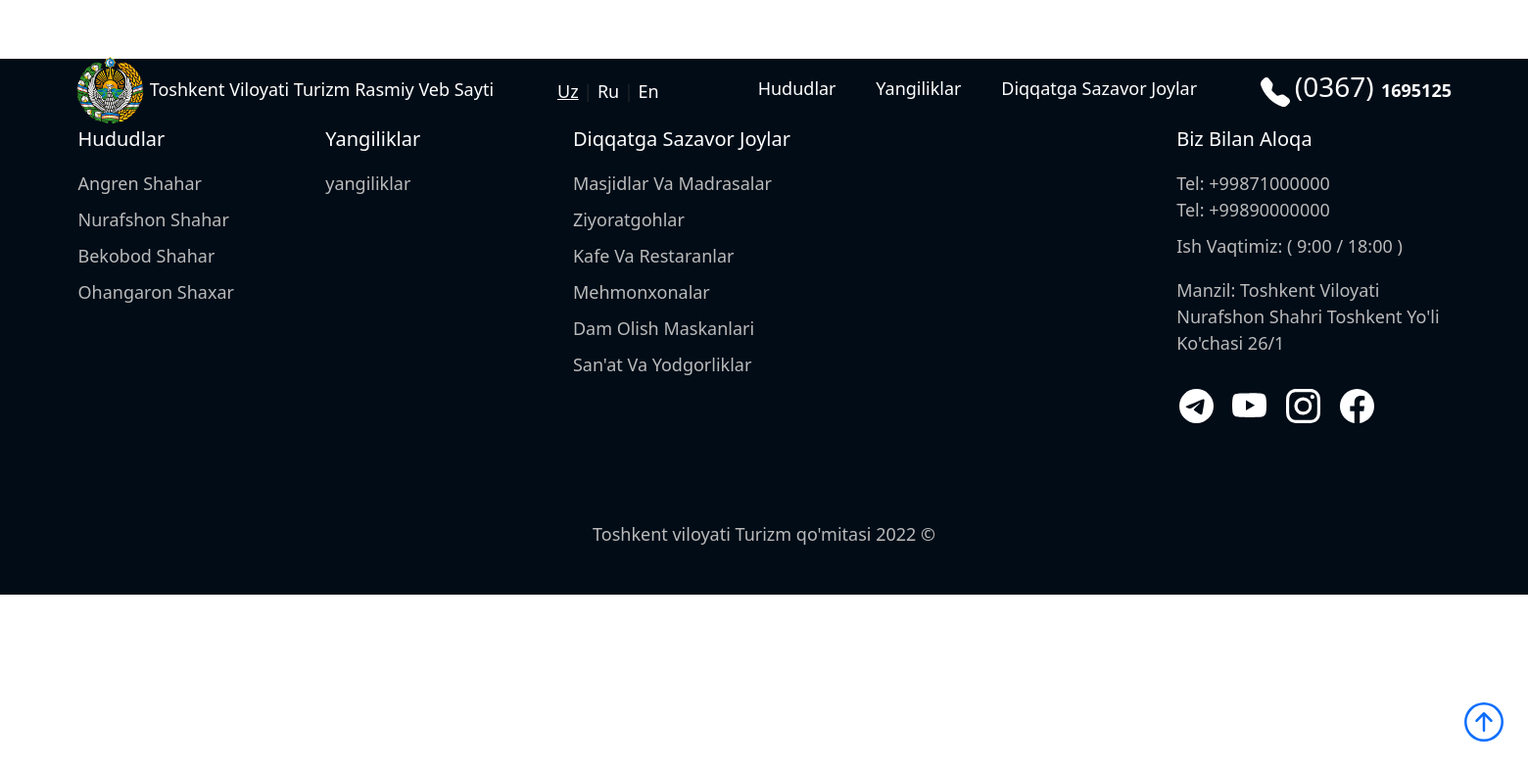
Page /uz/all/ on the committed database.
### main/models.py (models this page shows, shortened)
class AutoDate(M):
    uz_name = m.CharField(max_length=l)
    ru_name = m.CharField(max_length=l, null=True, blank=True)
    en_name = m.CharField(max_length=l, null=True, blank=True)
    add_time = m.DateTimeField(auto_now_add=True)
    post_view = m.IntegerField(default=0, null=True, blank=True)

class WebSiteName(AutoDate):
    logo = ResizedImageField(size=[1920, 1080],upload_to='logo/', default='default/logo.png')
    """ NavBardagi web site nomi """

class AutoDate(M):
    uz_name = m.CharField(max_length=l)
    ru_name = m.CharField(max_length=l, null=True, blank=True)
    en_name = m.CharField(max_length=l, null=True, blank=True)
    add_time = m.DateTimeField(auto_now_add=True)
    post_view = m.IntegerField(default=0, null=True, blank=True)

class NavbarName(M):
    uz_name = m.CharField(max_length=l)
    ru_name = m.CharField(max_length=l, null=True, blank=True)
    en_name = m.CharField(max_length=l, null=True, blank=True)
    navbar_img = ResizedImageField(size=[1920, 1080], upload_to="navbarname/", null=True, blank=True)
    slug = m.SlugField(max_length=l, unique=True)
    add_time = m.DateTimeField(auto_now_add=True)

class Post(M):
    author = m.ForeignKey(CustomUser, on_delete=m.SET_NULL, null=True, blank=True)
    navbaritem = m.ForeignKey(NavbarItems, on_delete=m.SET_NULL, null=True, blank=True)
    post_img = ResizedImageField(size=[1920, 1080],upload_to='posts/')
    uz_title = m.CharField(max_length=l)
    ru_title = m.CharField(max_length=l, null=True, blank=True)
    en_title = m.CharField(max_length=l, null=True, blank=True)
    uz_description = m.CharField(max_length=100)
    ru_description= m.CharField(max_length=l, null=True, blank=True)
    en_description= m.CharField(max_length=l, null=True, blank=True)
    uz_post = RichTextUploadingField()
    ru_post = RichTextUploadingField(null=True, blank=True)
    en_post = RichTextUploadingField(null=True, blank=True)
    slug = m.SlugField(max_length=l, unique=True)
    post_view = m.IntegerField(default=0, null=True, blank=True)
    add_time = m.DateTimeField(auto_now_add=True)

class Hududlar(Post):
    navbar = m.ForeignKey(NavbarName,on_delete=m.SET_NULL, null=True, blank=True)

class Post(M):
    author = m.ForeignKey(CustomUser, on_delete=m.SET_NULL, null=True, blank=True)
    navbaritem = m.ForeignKey(NavbarItems, on_delete=m.SET_NULL, null=True, blank=True)
    post_img = ResizedImageField(size=[1920, 1080],upload_to='posts/')
    uz_title = m.CharField(max_length=l)
    ru_title = m.CharField(max_length=l, null=True, blank=True)
    en_title = m.CharField(max_length=l, null=True, blank=True)
    uz_description = m.CharField(max_length=100)
    ru_description= m.CharField(max_length=l, null=True, blank=True)
    en_description= m.CharField(max_length=l, null=True, blank=True)
    uz_post = RichTextUploadingField()
    ru_post = RichTextUploadingField(null=True, blank=True)
    en_post = RichTextUploadingField(null=True, blank=True)
    slug = m.SlugField(max_length=l, unique=True)
    post_view = m.IntegerField(default=0, null=True, blank=True)
    add_time = m.DateTimeField(auto_now_add=True)

class NavbarItems(AutoDate):
    navbar = m.ForeignKey(NavbarName, on_delete=m.CASCADE)
    navbar_img = ResizedImageField(size=[1920, 1080], upload_to='navbaritems/', null=True, blank=True)
    slug = m.SlugField(max_length=l, unique=True)

### main/views.py (the view)
# urls.py: path('all/', testAll),
def testAll(request):
    return render(request, 'pages/templateall.htm')

### templates/pages/templateall.htm (shortened to what this page needs)
{% extends '../base.htm' %}
{% load static %}
{% block content %}
        {% include "../widgets/navbar.htm" %}
    {% if '/ru/' in request.path %}
        {% include "../basesections/footer_ru.htm" %}
    {% else %}
        {% include "../basesections/footer.htm" %}
    {% endif %}
{% endblock content %}

### templates/widgets/navbar.htm (shortened to what this page needs)
{% load static %}
{% if '/ru/' in request.path %}
    <nav class="nav-head">
        <div class="marquee"><span>Veb sayt test rejimida ishlamoqda!</span></div>
        <div class="nav-in">
            <div class="brand">
                <a href="/"><img src="{{ web_name.logo.url }}" width="70" alt=""></a>
                <span><a href="/">{{ web_name.ru_name | title }}</a></span>
            </div>
            <div class="lang">
                <a id="lang_uz" href="" >Uz</a> |
                <a id="lang_ru" href="" class="a-hover">Ru</a> |
                <a id="lang_en" href="">En</a>
            </div>
            <div class="navigate">
                <ul>
                    <li>
                        <a href="" id="hudud">{{ nav0.ru_name | title }}</a>
                        <ol id="area">
                            {% for uz in arealist %}
                                <li><a href="{% url 'ru:areadetail' slug=uz.slug %}">{{ uz.ru_title | title }}</a></li>
                            {% endfor %}
                        </ol>
                    </li>
                </ul>
                <ul>
                    <li>
                        <a href="{% url 'ru:newslist' %}">{{ nav1.ru_name | title }}</a>
                    </li>
                </ul>
                <ul>
                    <li>
                        <a href="#" id="space">{{ nav2.ru_name | title }}</a>
                        <ol id="spaces">
                            {% for uz in navbaritems %}
                                <li><a href="{% url 'ru:poststype' slug=uz.slug %}">{{ uz.ru_name | title }}</a></li>
                            {% endfor %}
                        </ol>
                    </li>
                </ul>
            </div>
            <div class="contact">
                <span id="phone-icon">
                    <svg xmlns="http://www.w3.org/2000/svg" width="35" height="35" fill="currentColor" class="bi bi-telephone-fill" viewBox="0 0 16 16">
                        <path fill-rule="evenodd" d="M1.885.511a1.745 1.745 0 0 1 2.61.163L6.29 2.98c.329.423.445.974.315 1.494l-.547 2.19a.678.678 0 0 0 .178.643l2.457 2.457a.678.678 0 0 0 .644.178l2.189-.547a1.745 1.745 0 0 1 1.494.315l2.306 1.794c.829.645.905 1.87.163 2.611l-1.034 1.034c-.74.74-1.846 1.065-2.877.702a18.634 18.634 0 0 1-7.01-4.42 18.634 18.634 0 0 1-4.42-7.009c-.362-1.03-.037-2.137.703-2.877L1.885.511z"/>
                    </svg>
                </span>
                <span id="phone-number">(0367) <b>1695125</b> </span>
            </div>
        </div>
    </nav>
{% else %}
    <nav class="nav-head">
        <div class="nav-in">
            <div class="brand">
                <a href="/"><img src="{{ web_name.logo.url }}" width="70" alt=""></a>
                <span><a href="/">{{ web_name.uz_name | title }}</a></span>
            </div>
            <div class="lang">
                <a id="lang_uz" href="" class="a-hover">Uz</a> |
                <a id="lang_ru" href="">Ru</a> |
                <a id="lang_en" href="">En</a>
            </div>
            <div class="navigate">
                <ul>
                    <li>
                        <a href="" id="hudud">{{ nav0.uz_name | title }}</a>
                    </li>
                </ul>
                <ul>
                    <li>
                        <a href="{% url 'newslist' %}">{{ nav1.uz_name | title }}</a>
                    </li>
                </ul>
                <ul>
                    <li>
                        <a href="#" id="space">{{ nav2.uz_name | title }}</a>
                    </li>
                </ul>
            </div>
            <div class="contact">
                <span id="phone-icon">
                </span>
                <span id="phone-number">(0367) <b>1695125</b> </span>
            </div>
        </div>
    </nav>
{% endif %}

### templates/basesections/footer.htm (shortened to what this page needs)
{% load static %}
{% if '/en/' in request.path %}
    <footer>
        <div id="footer_main">
            <div class="sitemap">
                <div class="row">
                    <div class="footer-col">
                        <h3>{{ nav0.en_name | title }}</h3>
                        <ul>
                            {% for en in arealist %}
                                <li><a href="{% url 'areadetail' slug=en.slug %}">{{ en.en_title | title }}</a></li>
                            {% endfor %}
                        </ul>
                    </div>
                    <div class="footer-col">
                        <h3>{{ nav1.en_name | title }}</h3>
                        <li>
                            <a href="{% url 'newslist' %}" class="nw">{{ nav1.en_name }}</a>
                        </li>
                    </div>
                    <div class="footer-col">
                        <h3>{{ nav2.en_name | title }}</h3>
                        <ul>
                            {% for en in navbaritems %}
                                <li><a href="{% url 'poststype' slug=en.slug %}">{{ en.en_name }}</a></li>
                            {% endfor %}
                        </ul>
                    </div>
                </div>
                <div class="aboutsite">
                    <h3>Contact Us</h3>
                    <div class="text-footer">
                        <span>Phone: +99871000000</span>
                        <br/>
                        <span>Phone: +99890000000</span>
                        <p>Our working hours: ( 9:00 / 18:00 )</p>
                        <p>Address: Toshkent region Nurafshon City "Toshkent yo'li" street 26/1</p>
                    </div>
                    <div></div>
                    <div class="social-links">
                        <a href="#">
                            <svg xmlns="http://www.w3.org/2000/svg" width="35" height="35" fill="currentColor" class="bi bi-telegram" viewBox="0 0 16 16">
                            <path d="M16 8A8 8 0 1 1 0 8a8 8 0 0 1 16 0zM8.287 5.906c-.778.324-2.334.994-4.666 2.01-.378.15-.577.298-.595.442-.03.243.275.339.69.47l.175.055c.408.133.958.288 1.243.294.26.006.549-.1.868-.32 2.179-1.471 3.304-2.214 3.374-2.23.05-.012.12-.026.166.016.047.041.042.12.037.141-.03.129-1.227 1.241-1.846 1.817-.193.18-.33.307-.358.336a8.154 8.154 0 0 1-.188.186c-.38.366-.664.64.015 1.088.327.216.589.393.85.571.284.194.568.387.936.629.093.06.183.125.27.187.331.236.63.448.997.414.214-.02.435-.22.547-.82.265-1.417.786-4.486.906-5.751a1.426 1.426 0 0 0-.013-.315.337.337 0 0 0-.114-.217.526.526 0 0 0-.31-.093c-.3.005-.763.166-2.984 1.09z"/>
                        </svg>
                        </a>
                        <a href="#">
                            <svg xmlns="http://www.w3.org/2000/svg" width="35" height="35" fill="currentColor" class="bi bi-youtube" viewBox="0 0 16 16">
                                <path d="M8.051 1.999h.089c.822.003 4.987.033 6.11.335a2.01 2.01 0 0 1 1.415 1.42c.101.38.172.883.22 1.402l.01.104.022.26.008.104c.065.914.073 1.77.074 1.957v.075c-.001.194-.01 1.108-.082 2.06l-.008.105-.009.104c-.05.572-.124 1.14-.235 1.558a2.007 2.007 0 0 1-1.415 1.42c-1.16.312-5.569.334-6.18.335h-.142c-.309 0-1.587-.006-2.927-.052l-.17-.006-.087-.004-.171-.007-.171-.007c-1.11-.049-2.167-.128-2.654-.26a2.007 2.007 0 0 1-1.415-1.419c-.111-.417-.185-.986-.235-1.558L.09 9.82l-.008-.104A31.4 31.4 0 0 1 0 7.68v-.123c.002-.215.01-.958.064-1.778l.007-.103.003-.052.008-.104.022-.26.01-.104c.048-.519.119-1.023.22-1.402a2.007 2.007 0 0 1 1.415-1.42c.487-.13 1.544-.21 2.654-.26l.17-.007.172-.006.086-.003.171-.007A99.788 99.788 0 0 1 7.858 2h.193zM6.4 5.209v4.818l4.157-2.408L6.4 5.209z"/>
                            </svg>
                        </a>
                        <a href="#">
                            <svg xmlns="http://www.w3.org/2000/svg" width="35" height="35" fill="currentColor" class="bi bi-instagram" viewBox="0 0 16 16">
                                <path d="M8 0C5.829 0 5.556.01 4.703.048 3.85.088 3.269.222 2.76.42a3.917 3.917 0 0 0-1.417.923A3.927 3.927 0 0 0 .42 2.76C.222 3.268.087 3.85.048 4.7.01 5.555 0 5.827 0 8.001c0 2.172.01 2.444.048 3.297.04.852.174 1.433.372 1.942.205.526.478.972.923 1.417.444.445.89.719 1.416.923.51.198 1.09.333 1.942.372C5.555 15.99 5.827 16 8 16s2.444-.01 3.298-.048c.851-.04 1.434-.174 1.943-.372a3.916 3.916 0 0 0 1.416-.923c.445-.445.718-.891.923-1.417.197-.509.332-1.09.372-1.942C15.99 10.445 16 10.173 16 8s-.01-2.445-.048-3.299c-.04-.851-.175-1.433-.372-1.941a3.926 3.926 0 0 0-.923-1.417A3.911 3.911 0 0 0 13.24.42c-.51-.198-1.092-.333-1.943-.372C10.443.01 10.172 0 7.998 0h.003zm-.717 1.442h.718c2.136 0 2.389.007 3.232.046.78.035 1.204.166 1.486.275.373.145.64.319.92.599.28.28.453.546.598.92.11.281.24.705.275 1.485.039.843.047 1.096.047 3.231s-.008 2.389-.047 3.232c-.035.78-.166 1.203-.275 1.485a2.47 2.47 0 0 1-.599.919c-.28.28-.546.453-.92.598-.28.11-.704.24-1.485.276-.843.038-1.096.047-3.232.047s-2.39-.009-3.233-.047c-.78-.036-1.203-.166-1.485-.276a2.478 2.478 0 0 1-.92-.598 2.48 2.48 0 0 1-.6-.92c-.109-.281-.24-.705-.275-1.485-.038-.843-.046-1.096-.046-3.233 0-2.136.008-2.388.046-3.231.036-.78.166-1.204.276-1.486.145-.373.319-.64.599-.92.28-.28.546-.453.92-.598.282-.11.705-.24 1.485-.276.738-.034 1.024-.044 2.515-.045v.002zm4.988 1.328a.96.96 0 1 0 0 1.92.96.96 0 0 0 0-1.92zm-4.27 1.122a4.109 4.109 0 1 0 0 8.217 4.109 4.109 0 0 0 0-8.217zm0 1.441a2.667 2.667 0 1 1 0 5.334 2.667 2.667 0 0 1 0-5.334z"/>
                            </svg>
                        </a>
                        <a href="#">
                            <svg xmlns="http://www.w3.org/2000/svg" width="35" height="35" fill="currentColor" class="bi bi-facebook" viewBox="0 0 16 16">
                                <path d="M16 8.049c0-4.446-3.582-8.05-8-8.05C3.58 0-.002 3.603-.002 8.05c0 4.017 2.926 7.347 6.75 7.951v-5.625h-2.03V8.05H6.75V6.275c0-2.017 1.195-3.131 3.022-3.131.876 0 1.791.157 1.791.157v1.98h-1.009c-.993 0-1.303.621-1.303 1.258v1.51h2.218l-.354 2.326H9.25V16c3.824-.604 6.75-3.934 6.75-7.951z"/>
                            </svg>
                        </a>
                    </div>
                </div>
            </div>
        </div>
        <div class="footer__foot"><p>Toshkent viloyati Turizm qo'mitasi 2022 &copy;</p></div>
    </footer>
{% else %}
    <footer>
        <div id="footer_main">
            <div class="sitemap">
                <div class="row">
                    <div class="footer-col">
                        <h3>{{ nav0.uz_name | title }}</h3>
                        <ul>
                            {% for uz in arealist %}
                                <li><a href="{% url 'areadetail' slug=uz.slug %}">{{ uz.uz_title | title }}</a></li>
                            {% endfor %}
                        </ul>
                    </div>
                    <div class="footer-col">
                        <h3>{{ nav1.uz_name | title }}</h3>
                        <li>
                            <a href="{% url 'newslist' %}" class="nw">{{ nav1.uz_name }}</a>
                        </li>
                    </div>
                    <div class="footer-col">
                        <h3>{{ nav2.uz_name | title }}</h3>
                        <ul>
                            {% for uz in navbaritems %}
                                <li><a href="{% url 'poststype' slug=uz.slug %}">{{ uz.uz_name }}</a></li>
                            {% endfor %}
                        </ul>
                    </div>
                </div>
                <div class="aboutsite">
                    <h3>Biz bilan aloqa</h3>
                    <div class="text-footer">
                        <span>Tel: +99871000000</span>
                        <br/>
                        <span>Tel: +99890000000</span>
                        <p>Ish vaqtimiz: ( 9:00 / 18:00 )</p>
                        <p>Manzil: Toshkent viloyati Nurafshon shahri Toshkent yo'li ko'chasi 26/1</p>
                    </div>
                    <div class="social-links">
                        <a href="#">
                        </a>
                        <a href="#">
                        </a>
                        <a href="#">
                        </a>
                        <a href="#">
                        </a>
                    </div>
                </div>
            </div>
        </div>
        <div class="footer__foot"><p>Toshkent viloyati Turizm qo'mitasi 2022 &copy;</p></div>
    </footer>
{% endif %}

### rows in the picture
WebSiteName: logo (picture)
AutoDate: uz_name "Toshkent Viloyati Turizm Rasmiy Veb Sayti"
NavbarName: uz_name "Hududlar"
NavbarName: uz_name "Yangiliklar", uz_name "yangiliklar"
NavbarName: uz_name "Diqqatga Sazavor Joylar"
Hududlar: uz_title "Angren Shahar"
Hududlar: uz_title "Nurafshon Shahar"
Hududlar: uz_title "Bekobod Shahar"
Hududlar: uz_title "Ohangaron Shaxar"
NavbarItems: uz_name "Masjidlar Va Madrasalar"
NavbarItems: uz_name "Ziyoratgohlar"
NavbarItems: uz_name "Kafe Va Restaranlar"
NavbarItems: uz_name "Mehmonxonalar"
NavbarItems: uz_name "Dam Olish Maskanlari"
NavbarItems: uz_name "San'at Va Yodgorliklar"
